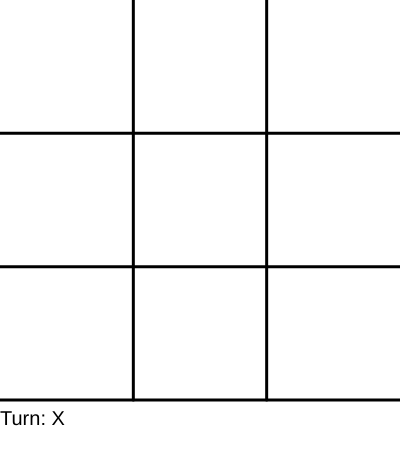
Frame 1 (no input)
Frame 60 (no input): identical to frame 1, image omitted
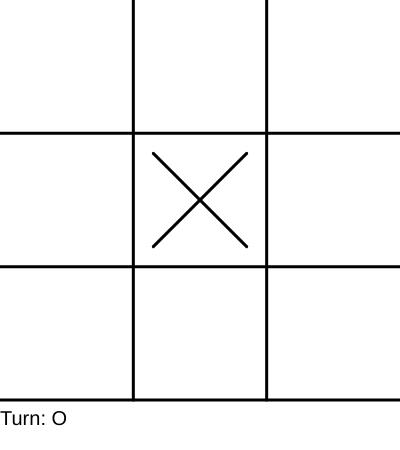
Frame 120 (the mouse pressed at the canvas centre since frame 60)

The p5.js sketch that drew these frames (run headless with seeded random() and noise() and a simulated clock; from frame 60 on, the mouse is pressed at the canvas centre):

// p5.js sketch
// ── sketch.js
let w = 400;
let h = 400;
let text_gap = 50;
let board;
let P1, P2;
let nextPlayer;
let winCondition;

function setup() {
  createCanvas(w, h + text_gap);
  board = new Board(w, h);
  P1 = new Player('X');
  P2 = new Player('O');
  nextPlayer = P1;
  winCondition = '';
}

function draw() {
  background(255);
  textSize(20);
  board.show();
  winCondition = board.checkWinCondition();
  if (winCondition != '') {
    noLoop();
    text("Winner: " + winCondition, 0, height - text_gap / 2);
    text("Space to reset", width / 3 * 2, height - text_gap / 2);
  } else {
    text("Turn: " + nextPlayer.symbol, 0, height - text_gap / 2);
  }
}

function mousePressed() {
  let x = floor(mouseY / (h / 3));
  let y = floor(mouseX / (w / 3));
  if (x < 3 && y < 3 && board.symbols[x][y] == '') {
    if (nextPlayer == P1) {
      board.symbols[x][y] = nextPlayer.symbol;
      nextPlayer = P2;
    } else {
      board.symbols[x][y] = nextPlayer.symbol;
      nextPlayer = P1;
    }
  }
}

function keyPressed() {
  if (key == ' ') {
    nextPlayer = P1;
    board.reset();
    loop();
  }
}
// ── board.js
let gap = 20;

class Board {
  constructor(w, h) {
    this.symbols = [
      ['', '', ''],
      ['', '', ''],
      ['', '', '']
    ];
    this.w = w;
    this.h = h;
  }

  show() {
    strokeWeight(3);
    line(0, this.h / 3, this.w, this.h / 3);
    line(0, this.h / 3 * 2, this.w, this.h / 3 * 2);
    line(this.w / 3, 0, this.w / 3, this.h);
    line(this.w / 3 * 2, 0, this.w / 3 * 2, this.h);
    line(0, this.h, this.w, this.h);

    ellipseMode(CORNER);
    for (var i = 0; i < 3; i++) {
      for (var j = 0; j < 3; j++) {
        let x = this.w / 3;
        let y = this.h / 3;
        if (this.symbols[i][j] == 'X') {
          line(x * j + gap, y * i + gap, x * (j + 1) - gap, y * (i + 1) - gap);
          line(x * j + gap, y * (i + 1) - gap, x * (j + 1) - gap, y * i + gap);
        } else if (this.symbols[i][j] == 'O') {
          ellipse(x * j + gap, y * i + gap, this.w / 3 - 2 * gap, this.h / 3 - 2 * gap);
        }
      }
    }
  }

  checkWinCondition() {
    for (var i = 0; i < 3; i++) {
      // Check horizontal
      if (this.symbols[0][i] == this.symbols[1][i] && this.symbols[1][i] == this.symbols[2][i]) {
        return this.symbols[1][i];
      }
      // Check vertical
      if (this.symbols[i][0] == this.symbols[i][1] && this.symbols[i][1] == this.symbols[i][2]) {
        return this.symbols[i][1];
      }
    }

    // Check diagonal
    if (this.symbols[0][0] == this.symbols[1][1] && this.symbols[1][1] == this.symbols[2][2]) {
      return this.symbols[1][1];
    }
    if (this.symbols[2][0] == this.symbols[1][1] && this.symbols[1][1] == this.symbols[0][2]) {
      return this.symbols[1][1];
    }

    // Check tie
    for (var i = 0; i < 3; i++) {
      for (var j = 0; j < 3; j++) {
        if (this.symbols[i][j] == '') {
          return '';
        }
      }
    }
    return "It's a Tie";
  }

  reset() {
    this.symbols = [
      ['', '', ''],
      ['', '', ''],
      ['', '', '']
    ];
  }
}
// ── player.js
class Player {
  constructor(symbol) {
    this.symbol = symbol
  }
}
